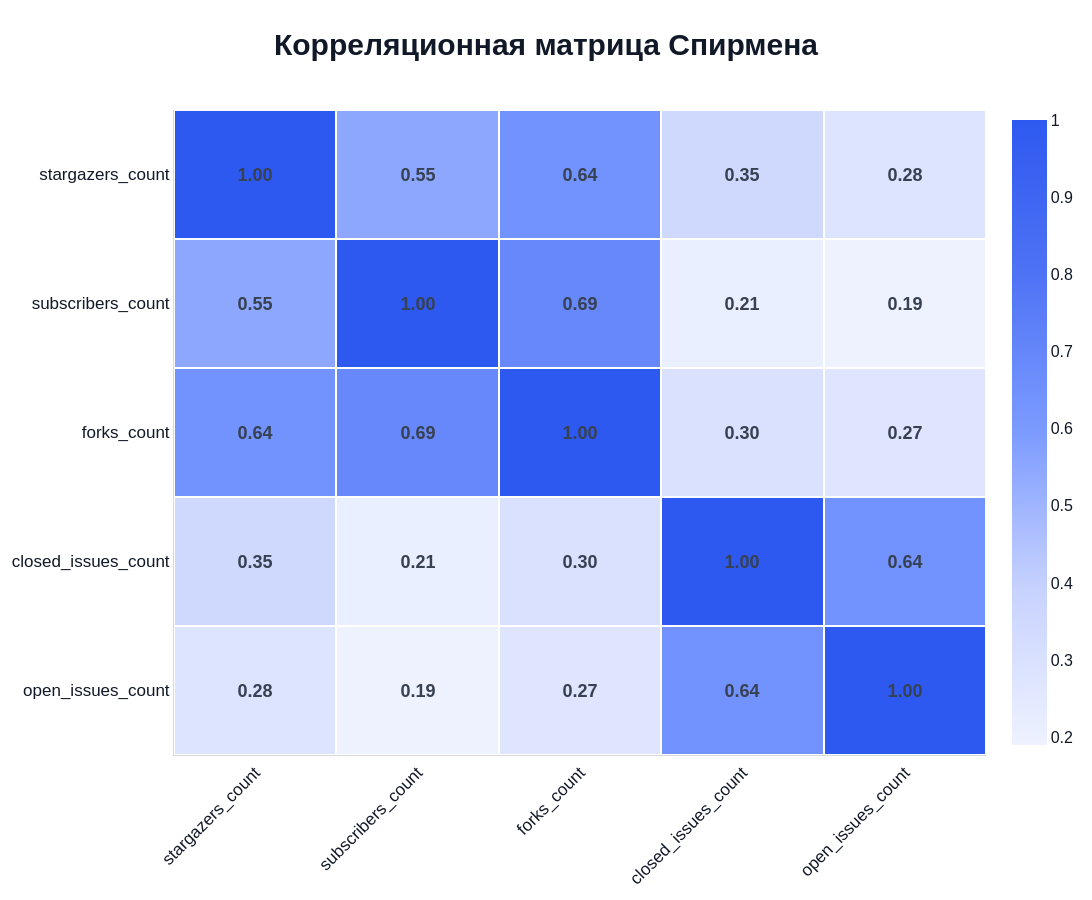

Notebook cell for this chart:
### Code cell
import pandas as pd
import plotly.graph_objects as go

# =========================================
# КОРРЕЛЯЦИОННАЯ МАТРИЦА
# =========================================

labels = [
    "stargazers_count",
    "subscribers_count",
    "forks_count",
    "closed_issues_count",
    "open_issues_count"
]

corr = [
    [1.00, 0.55, 0.64, 0.35, 0.28],
    [0.55, 1.00, 0.69, 0.21, 0.19],
    [0.64, 0.69, 1.00, 0.30, 0.27],
    [0.35, 0.21, 0.30, 1.00, 0.64],
    [0.28, 0.19, 0.27, 0.64, 1.00]
]

df_corr = pd.DataFrame(corr, columns=labels, index=labels)

# =========================================
# ЦВЕТОВАЯ ТЕМА
# RGB(46, 89, 240)
# =========================================

primary_blue = "rgb(46, 89, 240)"

colorscale = [
    [0.0, "#EEF2FF"],   # очень светлый
    [0.25, "#C7D2FE"],
    [0.50, "#7C9BFF"],
    [0.75, "#4F73F5"],
    [1.0, primary_blue]
]

# =========================================
# HEATMAP
# =========================================

fig = go.Figure()

fig.add_trace(
    go.Heatmap(
        z=df_corr.values,
        x=df_corr.columns,
        y=df_corr.index,

        colorscale=colorscale,

        zmin=0.19,
        zmax=1.0,

        text=df_corr.values,

        texttemplate="<b>%{text:.2f}</b>",

        textfont=dict(
            size=18,
            family="Arial",
            color="#374151"
        ),

        hovertemplate=(
            "<b>%{y}</b><br>"
            "<b>%{x}</b><br>"
            "Корреляция: %{z:.2f}"
            "<extra></extra>"
        ),

        colorbar=dict(
            thickness=35,

            tickfont=dict(
                size=16,
                color="#111827"
            ),

            outlinewidth=0
        )
    )
)

# =========================================
# СТИЛЬ
# =========================================

fig.update_layout(

    template="plotly_white",

    width=1280,
    height=900,

    paper_bgcolor="white",
    plot_bgcolor="white",

    title=dict(
        text="<b>Корреляционная матрица Спирмена</b>",
        x=0.5,

        font=dict(
            size=30,
            color="#111827",
            family="Arial"
        )
    ),

    font=dict(
        family="Arial",
        size=16,
        color="#374151"
    ),

    margin=dict(
        l=140,
        r=80,
        t=110,
        b=140
    ),

    # =====================================
    # ОСЬ X
    # =====================================

    xaxis=dict(

        side="bottom",

        tickangle=-45,

        tickfont=dict(
            size=17,
            color="#111827"
        ),

        showgrid=False,

        showline=True,
        linecolor="rgba(0,0,0,0.15)"
    ),

    # =====================================
    # ОСЬ Y
    # =====================================

    yaxis=dict(

        autorange="reversed",

        tickfont=dict(
            size=17,
            color="#111827"
        ),

        showgrid=False,

        showline=True,
        linecolor="rgba(0,0,0,0.15)"
    )
)

# =========================================
# БЕЛЫЕ РАЗДЕЛИТЕЛИ
# =========================================

fig.update_traces(
    xgap=2,
    ygap=2
)

fig.show()

### Figure 1 — Plotly figure (JSON) as saved in the notebook; plotly's stock layout.template omitted (floating-point values rounded to 4 significant figures)
{"data": [{"colorbar": {"outlinewidth": 0, "thickness": 35, "tickfont": {"color": "#111827", "size": 16}}, "colorscale": [[0, "#EEF2FF"], [0.25, "#C7D2FE"], [0.5, "#7C9BFF"], [0.75, "#4F73F5"], [1, "rgb(46, 89, 240)"]], "hovertemplate": "<b>%{y}</b><br><b>%{x}</b><br>Корреляция: %{z:.2f}<extra></extra>", "text": [[1.0, 0.55, 0.64, 0.35, 0.28], [0.55, 1.0, 0.69, 0.21, 0.19], [0.64, 0.69, 1.0, 0.3, 0.27], [0.35, 0.21, 0.3, 1.0, 0.64], [0.28, 0.19, 0.27, 0.64, 1.0]], "textfont": {"color": "#374151", "family": "Arial", "size": 18}, "texttemplate": "<b>%{text:.2f}</b>", "type": "heatmap", "x": ["stargazers_count", "subscribers_count", "forks_count", "closed_issues_count", "open_issues_count"], "xgap": 2, "y": ["stargazers_count", "subscribers_count", "forks_count", "closed_issues_count", "open_issues_count"], "ygap": 2, "z": [[1.0, 0.55, 0.64, 0.35, 0.28], [0.55, 1.0, 0.69, 0.21, 0.19], [0.64, 0.69, 1.0, 0.3, 0.27], [0.35, 0.21, 0.3, 1.0, 0.64], [0.28, 0.19, 0.27, 0.64, 1.0]], "zmax": 1, "zmin": 0.19}], "layout": {"font": {"color": "#374151", "family": "Arial", "size": 16}, "height": 900, "margin": {"b": 140, "l": 140, "r": 80, "t": 110}, "paper_bgcolor": "white", "plot_bgcolor": "white", "title": {"font": {"color": "#111827", "family": "Arial", "size": 30}, "text": "<b>Корреляционная матрица Спирмена</b>", "x": 0.5}, "width": 1280, "xaxis": {"linecolor": "rgba(0,0,0,0.15)", "showgrid": false, "showline": true, "side": "bottom", "tickangle": -45, "tickfont": {"color": "#111827", "size": 17}}, "yaxis": {"autorange": "reversed", "linecolor": "rgba(0,0,0,0.15)", "showgrid": false, "showline": true, "tickfont": {"color": "#111827", "size": 17}}}}
